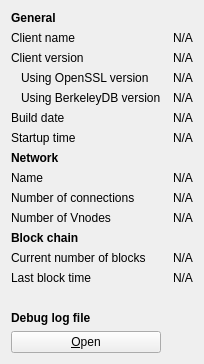
     <widget class="QWidget" name="tab_info">
      <attribute name="title">
       <string>&amp;Information</string>
      </attribute>
      <layout class="QGridLayout" name="gridLayout" columnstretch="0,0">
       <property name="horizontalSpacing">
        <number>12</number>
       </property>
       <item row="0" column="0">
        <widget class="QLabel" name="generalHeader">
         <property name="font">
          <font>
           <weight>75</weight>
           <bold>true</bold>
          </font>
         </property>
         <property name="text">
          <string>General</string>
         </property>
        </widget>
       </item>
       <item row="1" column="0">
        <widget class="QLabel" name="clientNameLabel">
         <property name="text">
          <string>Client name</string>
         </property>
        </widget>
       </item>
       <item row="1" column="1">
        <widget class="QLabel" name="clientName">
         <property name="cursor">
          <cursorShape>IBeamCursor</cursorShape>
         </property>
         <property name="text">
          <string>N/A</string>
         </property>
         <property name="textFormat">
          <enum>Qt::PlainText</enum>
         </property>
         <property name="textInteractionFlags">
          <set>Qt::LinksAccessibleByMouse|Qt::TextSelectableByKeyboard|Qt::TextSelectableByMouse</set>
         </property>
        </widget>
       </item>
       <item row="2" column="0">
        <widget class="QLabel" name="clientVersionLabel">
         <property name="text">
          <string>Client version</string>
         </property>
        </widget>
       </item>
       <item row="2" column="1">
        <widget class="QLabel" name="clientVersion">
         <property name="cursor">
          <cursorShape>IBeamCursor</cursorShape>
         </property>
         <property name="text">
          <string>N/A</string>
         </property>
         <property name="textFormat">
          <enum>Qt::PlainText</enum>
         </property>
         <property name="textInteractionFlags">
          <set>Qt::LinksAccessibleByMouse|Qt::TextSelectableByKeyboard|Qt::TextSelectableByMouse</set>
         </property>
        </widget>
       </item>
       <item row="3" column="0">
        <widget class="QLabel" name="openSSLVersionLabel">
         <property name="text">
          <string>Using OpenSSL version</string>
         </property>
         <property name="indent">
          <number>10</number>
         </property>
        </widget>
       </item>
       <item row="3" column="1">
        <widget class="QLabel" name="openSSLVersion">
         <property name="cursor">
          <cursorShape>IBeamCursor</cursorShape>
         </property>
         <property name="text">
          <string>N/A</string>
         </property>
         <property name="textFormat">
          <enum>Qt::PlainText</enum>
         </property>
         <property name="textInteractionFlags">
          <set>Qt::LinksAccessibleByMouse|Qt::TextSelectableByKeyboard|Qt::TextSelectableByMouse</set>
         </property>
        </widget>
       </item>
       <item row="4" column="0">
        <widget class="QLabel" name="berkeleyDBVersionLabel">
         <property name="text">
          <string>Using BerkeleyDB version</string>
         </property>
         <property name="indent">
          <number>10</number>
         </property>
        </widget>
       </item>
       <item row="4" column="1">
        <widget class="QLabel" name="berkeleyDBVersion">
         <property name="cursor">
          <cursorShape>IBeamCursor</cursorShape>
         </property>
         <property name="text">
          <string>N/A</string>
         </property>
         <property name="textFormat">
          <enum>Qt::PlainText</enum>
         </property>
         <property name="textInteractionFlags">
          <set>Qt::LinksAccessibleByMouse|Qt::TextSelectableByKeyboard|Qt::TextSelectableByMouse</set>
         </property>
        </widget>
       </item>
       <item row="5" column="0">
        <widget class="QLabel" name="buildDateLabel">
         <property name="text">
          <string>Build date</string>
         </property>
        </widget>
       </item>
       <item row="5" column="1">
        <widget class="QLabel" name="buildDate">
         <property name="cursor">
          <cursorShape>IBeamCursor</cursorShape>
         </property>
         <property name="text">
          <string>N/A</string>
         </property>
         <property name="textFormat">
          <enum>Qt::PlainText</enum>
         </property>
         <property name="textInteractionFlags">
          <set>Qt::LinksAccessibleByMouse|Qt::TextSelectableByKeyboard|Qt::TextSelectableByMouse</set>
         </property>
        </widget>
       </item>
       <item row="6" column="0">
        <widget class="QLabel" name="startupTimeLabel">
         <property name="text">
          <string>Startup time</string>
         </property>
        </widget>
       </item>
       <item row="6" column="1">
        <widget class="QLabel" name="startupTime">
         <property name="cursor">
          <cursorShape>IBeamCursor</cursorShape>
         </property>
         <property name="text">
          <string>N/A</string>
         </property>
         <property name="textFormat">
          <enum>Qt::PlainText</enum>
         </property>
         <property name="textInteractionFlags">
          <set>Qt::LinksAccessibleByMouse|Qt::TextSelectableByKeyboard|Qt::TextSelectableByMouse</set>
         </property>
        </widget>
       </item>
       <item row="7" column="0">
        <widget class="QLabel" name="networkHeader">
         <property name="font">
          <font>
           <weight>75</weight>
           <bold>true</bold>
          </font>
         </property>
         <property name="text">
          <string>Network</string>
         </property>
        </widget>
       </item>
       <item row="8" column="0">
        <widget class="QLabel" name="networkNameLabel">
         <property name="text">
          <string>Name</string>
         </property>
        </widget>
       </item>
       <item row="8" column="1">
        <widget class="QLabel" name="networkName">
         <property name="cursor">
          <cursorShape>IBeamCursor</cursorShape>
         </property>
         <property name="text">
          <string>N/A</string>
         </property>
         <property name="textFormat">
          <enum>Qt::PlainText</enum>
         </property>
         <property name="textInteractionFlags">
          <set>Qt::LinksAccessibleByMouse|Qt::TextSelectableByKeyboard|Qt::TextSelectableByMouse</set>
         </property>
        </widget>
       </item>
       <item row="9" column="0">
        <widget class="QLabel" name="numberOfConnectionsLabel">
         <property name="text">
          <string>Number of connections</string>
         </property>
        </widget>
       </item>
       <item row="9" column="1">
        <widget class="QLabel" name="numberOfConnections">
         <property name="cursor">
          <cursorShape>IBeamCursor</cursorShape>
         </property>
         <property name="text">
          <string>N/A</string>
         </property>
         <property name="textFormat">
          <enum>Qt::PlainText</enum>
         </property>
         <property name="textInteractionFlags">
          <set>Qt::LinksAccessibleByMouse|Qt::TextSelectableByKeyboard|Qt::TextSelectableByMouse</set>
         </property>
        </widget>
       </item>
       <item row="10" column="0">
        <widget class="QLabel" name="vnodeCountLabel">
         <property name="text">
          <string>Number of Vnodes</string>
         </property>
        </widget>
       </item>
       <item row="10" column="1">
        <widget class="QLabel" name="vnodeCount">
         <property name="cursor">
          <cursorShape>IBeamCursor</cursorShape>
         </property>
         <property name="text">
          <string>N/A</string>
         </property>
         <property name="textFormat">
          <enum>Qt::PlainText</enum>
         </property>
         <property name="textInteractionFlags">
          <set>Qt::LinksAccessibleByMouse|Qt::TextSelectableByKeyboard|Qt::TextSelectableByMouse</set>
         </property>
        </widget>
       </item>
       <item row="11" column="0">
        <widget class="QLabel" name="blockchainHeader">
         <property name="font">
          <font>
           <weight>75</weight>
           <bold>true</bold>
          </font>
         </property>
         <property name="text">
          <string>Block chain</string>
         </property>
        </widget>
       </item>
       <item row="12" column="0">
        <widget class="QLabel" name="numberOfBlocksLabel">
         <property name="text">
          <string>Current number of blocks</string>
         </property>
        </widget>
       </item>
       <item row="12" column="1">
        <widget class="QLabel" name="numberOfBlocks">
         <property name="cursor">
          <cursorShape>IBeamCursor</cursorShape>
         </property>
         <property name="text">
          <string>N/A</string>
         </property>
         <property name="textFormat">
          <enum>Qt::PlainText</enum>
         </property>
         <property name="textInteractionFlags">
          <set>Qt::LinksAccessibleByMouse|Qt::TextSelectableByKeyboard|Qt::TextSelectableByMouse</set>
         </property>
        </widget>
       </item>
       <item row="13" column="0">
        <widget class="QLabel" name="lastBlockTimeLabel">
         <property name="text">
          <string>Last block time</string>
         </property>
        </widget>
       </item>
       <item row="13" column="1">
        <widget class="QLabel" name="lastBlockTime">
         <property name="cursor">
          <cursorShape>IBeamCursor</cursorShape>
         </property>
         <property name="text">
          <string>N/A</string>
         </property>
         <property name="textFormat">
          <enum>Qt::PlainText</enum>
         </property>
         <property name="textInteractionFlags">
          <set>Qt::LinksAccessibleByMouse|Qt::TextSelectableByKeyboard|Qt::TextSelectableByMouse</set>
         </property>
        </widget>
       </item>
       <item row="14" column="0">
        <spacer name="verticalSpacer_2">
         <property name="orientation">
          <enum>Qt::Vertical</enum>
         </property>
         <property name="sizeHint" stdset="0">
          <size>
           <width>20</width>
           <height>20</height>
          </size>
         </property>
        </spacer>
       </item>
       <item row="15" column="0">
        <widget class="QLabel" name="debugLogFileHeader">
         <property name="font">
          <font>
           <weight>75</weight>
           <bold>true</bold>
          </font>
         </property>
         <property name="text">
          <string>Debug log file</string>
         </property>
        </widget>
       </item>
       <item row="16" column="0">
        <widget class="QPushButton" name="openDebugLogfileButton">
         <property name="toolTip">
          <string>Open the Ventual debug log file from the current data directory. This can take a few seconds for large log files.</string>
         </property>
         <property name="text">
          <string>&amp;Open</string>
         </property>
         <property name="autoDefault">
          <bool>false</bool>
         </property>
        </widget>
       </item>
      </layout>
     </widget>
